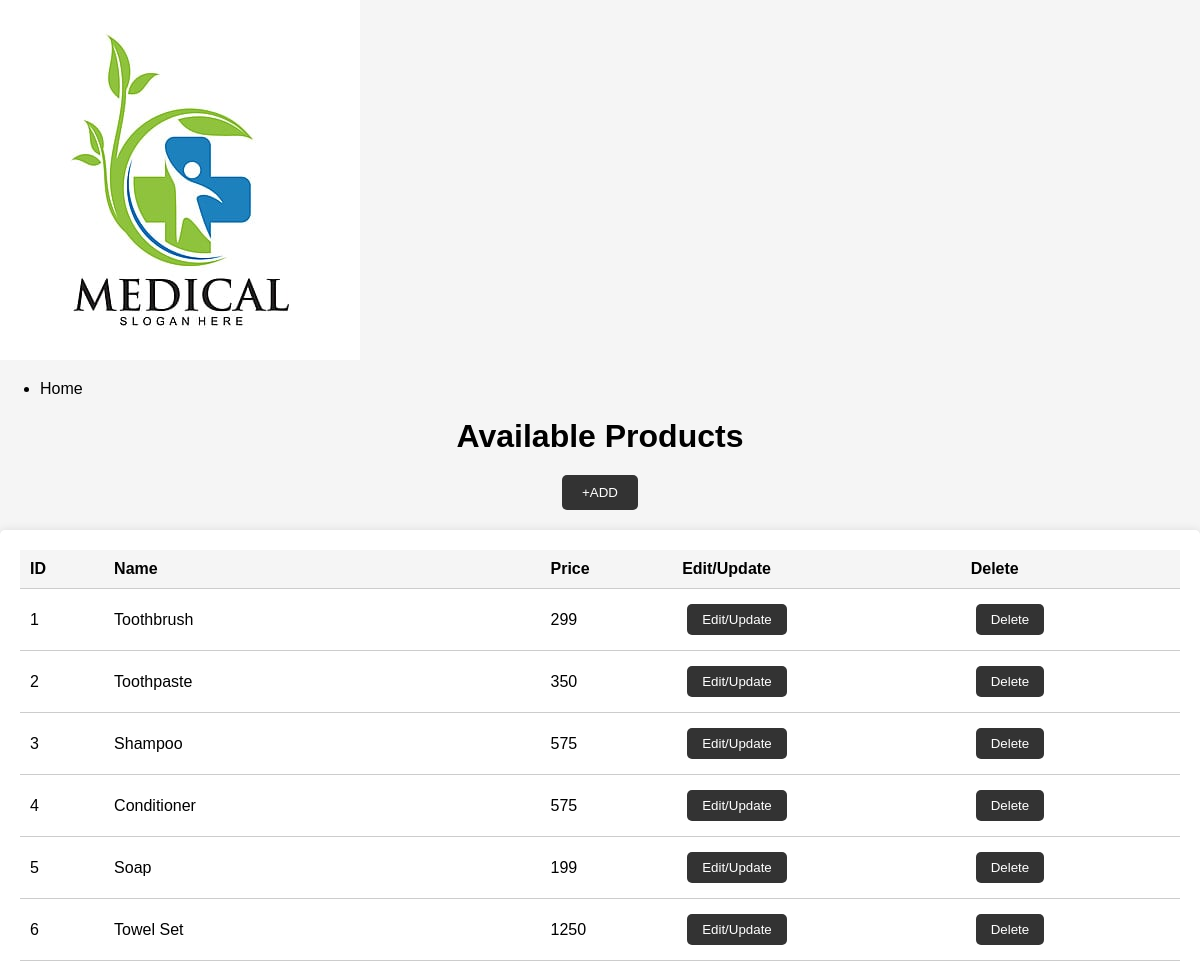
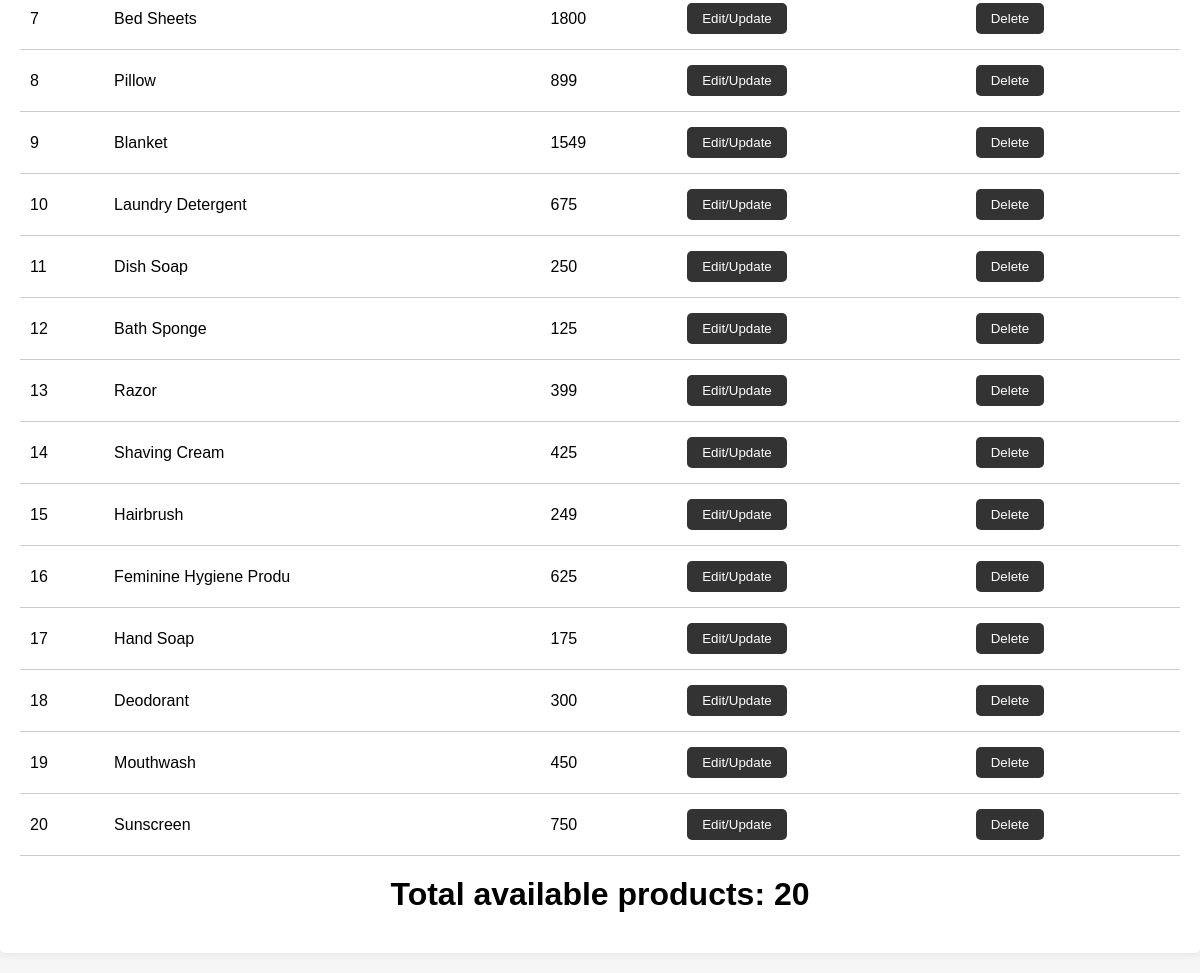
/products.php, run on the app's committed database (2 pictures, top to bottom).
### tables this page shows
CREATE TABLE `products` (
  `id` int(22) NOT NULL,
  `name` varchar(22) NOT NULL,
  `price` int(22) NOT NULL
);

### products.php (the view, shortened to what this page needs)
<?php
include('database.php');
$query = "SELECT * FROM products";
$result = mysqli_query($con, $query);
?>
<!DOCTYPE html>
<html lang="en">
<head>
    <link rel="stylesheet" href="products.css">
</head>
<body>
    <header>
        <div class="logo">
            <img src="logo.jpg" alt="SSN Medicals Logo">
        </div>
        <nav>
            <ul>
                <li><a href="index.php">Home</a></li>
            </ul>
        </nav>
    </header>
    <h1>Available Products</h1>
    <div id="div1">
        <button onclick="window.location.href='addproduct.php'">+ADD</button>
    </div>
    <div id="div2">
        <table>
            <tr>
                <th>ID</th>
                <th>Name</th>
                <th>Price</th>
                <th>Edit/Update</th>
                <th>Delete</th>
            </tr>
            <?php
            $total = 0;
            while ($row = mysqli_fetch_assoc($result)) {
                $total++;
                $id = $row['id'];
                $name = $row['name'];
                $price = $row['price'];
                echo  '<tr>
                <td>' . $id . '</td>
                <td>' . $name . '</td>
                <td>' . $price . '</td>
                <td><button><a href="editproduct.php?editid=' . $id . '">Edit/Update</a></button></td>
                <td><button><a href="deleteproduct.php?deleteid=' . $id . '">Delete</a></button></td>
                </tr>';
            }
            ?>
        </table>
        <h1>Total available products: <?php echo $total; ?></h1>
    </div>
</body>
</html>

### products.css (style rules this page uses)
body { font-family: Arial, sans-serif; margin: 0; padding: 0; background-color: #f5f5f5; }
h1 { text-align: center; margin: 20px 0; }
#div1 { text-align: center; margin: 20px; }
#div1 button { padding: 10px 20px; background-color: #333; color: #fff; border: none; cursor: pointer; border-radius: 5px; transition: background-color 0.3s ease; }
#div2 { max-width: 1200px; margin: 20px auto; background-color: #fff; box-shadow: 0px 0px 10px rgba(0, 0, 0, 0.1); border-radius: 5px; padding: 20px; }
table { width: 100%; border-collapse: collapse; }
th, td { padding: 10px; border-bottom: 1px solid #ccc; }
th { background-color: #f5f5f5; font-weight: bold; text-align: left; }
td { text-align: left; }
a { color: inherit; text-decoration: none; }
#div2 button { padding: 8px 15px; background-color: #333; color: #fff; border: none; cursor: pointer; border-radius: 5px; transition: background-color 0.3s ease; margin: 5px; }

### data on the page
products: id "1", name "Toothbrush", price "299"
products: id "2", name "Toothpaste", price "350"
products: id "3", name "Shampoo", price "575"
products: id "4", name "Conditioner", price "575"
products: id "5", name "Soap", price "199"
products: id "6", name "Towel Set", price "1250"
products: id "7", name "Bed Sheets", price "1800"
products: id "8", name "Pillow", price "899"
products: id "9", name "Blanket", price "1549"
products: id "10", name "Laundry Detergent", price "675"
products: id "11", name "Dish Soap", price "250"
products: id "12", name "Bath Sponge", price "125"
products: id "13", name "Razor", price "399"
products: id "14", name "Shaving Cream", price "425"
products: id "15", name "Hairbrush", price "249"
products: id "16", name "Feminine Hygiene Produ", price "625"
products: id "17", name "Hand Soap", price "175"
products: id "18", name "Deodorant", price "300"
products: id "19", name "Mouthwash", price "450"
products: id "20", name "Sunscreen", price "750"

### other printed values
$total "20"
